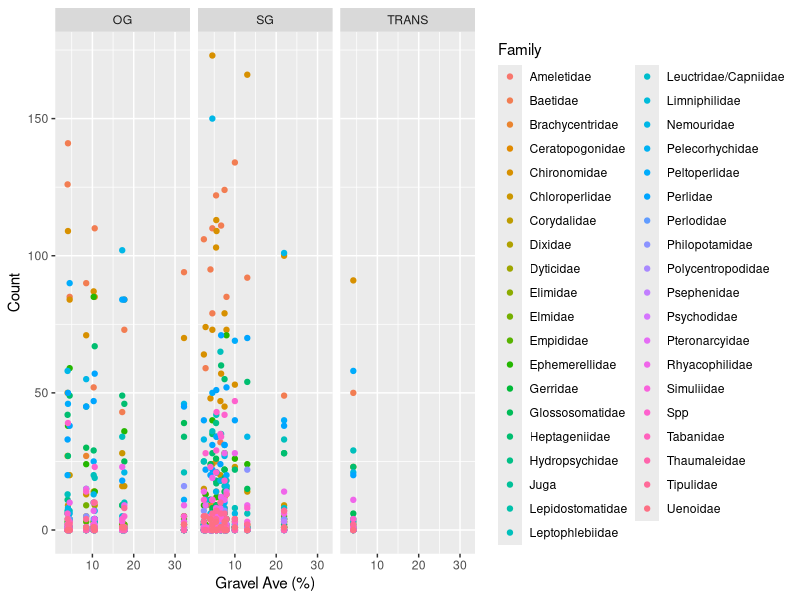

The R script that drew this image:
library(tidyverse)
library(vegan)

Density <- read_csv("2014_density.csv")
Enviro <- (read_csv("2014_enviro.csv")) %>% mutate_if(is.character, as.factor)


#Create a dataframe of environmental variables and families w/ a count of each family.
invert_2014 <- bind_cols(Enviro, Density) 
invert_2014 <- invert_2014 %>% gather(17:55, key = "Family", value = "Count")


#plot stuff
ggplot(data = invert_2014) +
  geom_point(mapping = aes(x = `Gravel Ave (%)`, y = Count, color = Family)) +
  facet_wrap(~ Reach)
  

